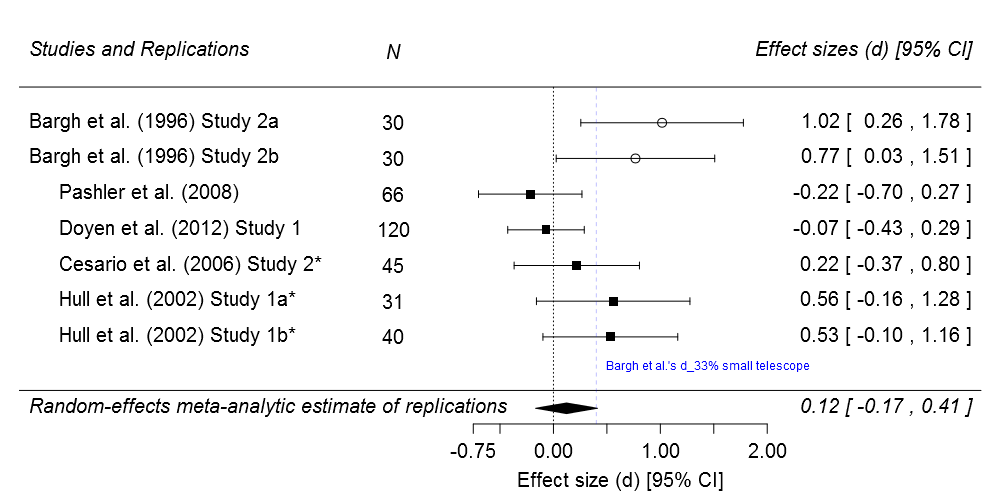

R code for this plot:
library(metafor)

### to save as png file
png(filename="barghetal1996.png", res=95, width=1000, height=500, type="cairo")

#from t(28)=2.86, d = 1.04
barghetal2a.sd = (sqrt(15) * (.98/2.86)) / sqrt(2)
#from t(28)=2.16, d = .79
barghetal2b.sd = (sqrt(15) * (.97/2.16)) / sqrt(2)
#from  F(1, 27) = 2.47, p = .13
hulletal1a.sd = (sqrt(15) * (.95/sqrt(2.47))) / sqrt(2)
#from F(1, 36) = 2.95, p = .09
hulletal1b.sd = (sqrt(20) * (1.00/sqrt(2.95))) / sqrt(2)

dat <- read.csv(file = "barghetal1996-replications.csv", header = TRUE)

dat <- escalc(measure="SMD", m1i=dat$m1i, sd1i=dat$sd1i, n1i=dat$n1i, m2i=dat$m2i, sd2i=dat$sd2i, 
              n2i=dat$n2i, data=dat, slab=dat$study)
dat
fe.all <- rma(m1i=dat$m1i, sd1i=dat$sd1i, n1i=dat$n1i, m2i=dat$m2i, sd2i=dat$sd2i, 
           n2i=dat$n2i, data=dat, measure="SMD", slab=dat$study)

### decrease margins so the full space is used
op <- par(cex=1, font=1)
par(mar=c(4,4,1,2))

### set up forest plot (rows argument used to specify exactly in which rows outcomes will be plotted)
forest(fe.all, xlim=c(-5, 4), at=c(-.75, -.50, 0, .50, 1.0, 1.5, 2.0),
       cex=1.25, ylim=c(-1, 10), rows=c(7:1),
       addfit=FALSE, atransf=FALSE,
       ilab=dat$N, ilab.xpos=-1.5,
       xlab="Effect size (d) [95% CI]", psize=1, pch=dat$study.symbol)
op <- par(cex=1.25, font=3)
text(-5, 9, "Studies and Replications",    pos=4)
text(-1.5, 9, c("N"))
text( 4, 9, "Effect sizes (d) [95% CI]",  pos=2)


### set par back to the original settings
par(op, cex=1, font=3)

### fit random-effects model (use slab argument to define study labels)
res <- rma(m1i=dat$m1i, sd1i=dat$sd1i, n1i=dat$n1i, m2i=dat$m2i, sd2i=dat$sd2i, 
           n2i=dat$n2i, data=dat, measure="SMD", subset=(dat$study.type=="replication"),
           slab=dat$study)
### add summary estimate to the bottom
addpoly(res, row=-1, cex=1.25, mlab="Random-effects meta-analytic estimate of replications")
### horizontal separation line
abline(h=-.5)

### fit random-effects model in the three subgroups
#res.rep1 <- rma(m1i=dat$m1i, sd1i=dat$sd1i, n1i=dat$n1i, m2i=dat$m2i, sd2i=dat$sd2i, 
#                n2i=dat$n2i, data=dat, measure="SMD", subset=(dat$study.info=="replication1"))

### add summary polygons for the three subgroups
#addpoly(res.rep1, row=5, cex=1.25, mlab="Meta-analytic estimate of replications of SMB's Study 1")

library(pwr)
#Create function to get d that gives 33% power
get.d33=function(n,power) pwr.t.test(n=n,power=power)$d
d33 <- get.d33(n=30,power=.33) #make it negative because cleanliness priming effect is negative
library(plotrix)
ablineclip(v=d33, y1=-2,y2=8, col="blue", lty="dashed", lwd=.25) #Simonsohn's small telescope line
op <- par(cex=.75, font=1)
text(.4, .15, "Bargh et al.'s d_33% small telescope", col="blue", pos=4)
#my alternative interpretation to d_33%=.40, is d_95% replications *could* have detected = .29
d95_reps = pwr.t.test(n=302,power=.95)$d

dev.off()



